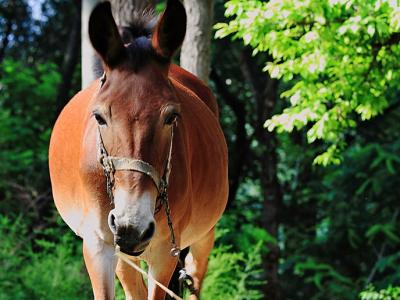
#> input picture Dataset/10flower/01-14.jpg, 400 x 300 px
$ python -i c_function.py   (imports and definitions only)   (older library calls are emulated)
#> lines starting #> are read from the running program, lines starting #| are printed output that depends on the picture
#> further down, picture is the input picture: shape (300, 400, 3); mean B, G, R 52.1, 86.5, 79
import os
import cv2
import numpy as np


# [123 lines left out: functions calcCovolution, features, calcSmooth, calcEntropys, calcMeans, calcStds and 2 more, not called in this run]


def sobel(image):
    x = cv2.Sobel(image, cv2.CV_16S, 1, 0)
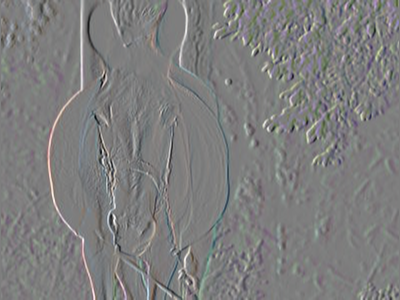
#> x: shape (300, 400, 3) int16; mean B, G, R -0.2, -0.1, 0.1; drawn with min black and max white
    y = cv2.Sobel(image, cv2.CV_16S, 0, 1)
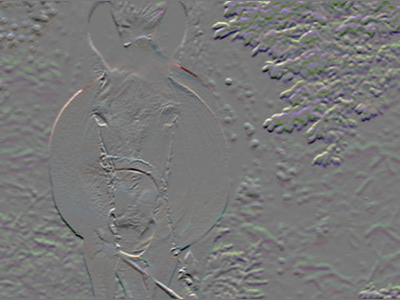
#> y: shape (300, 400, 3) int16; mean B, G, R -1, -0.8, -0.9; drawn with min black and max white
    absX = cv2.convertScaleAbs(x)
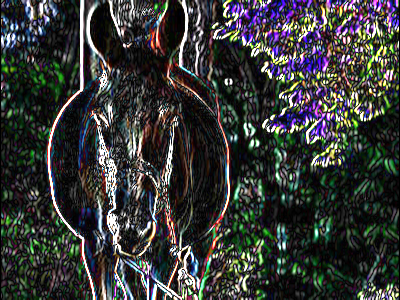
#> absX: shape (300, 400, 3); mean B, G, R 56.7, 58.2, 56.4
    absY = cv2.convertScaleAbs(y)
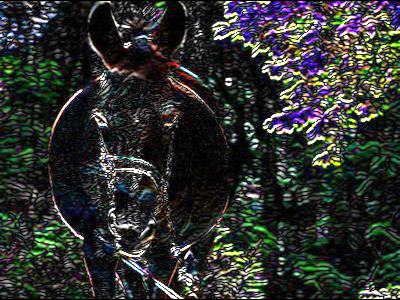
#> absY: shape (300, 400, 3); mean B, G, R 47.5, 50.5, 47.8
    return cv2.addWeighted(absX, 0.5, absY, 0.5, 0)
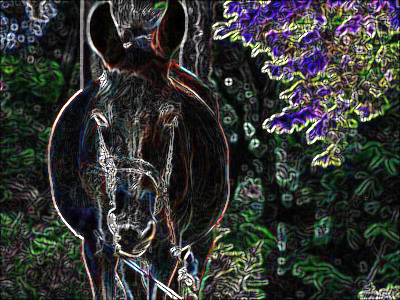
#> returned value: shape (300, 400, 3); mean of channels 0, 1, 2 52.1, 54.4, 52.1; drawn as B, G, R

>>> import cv2
>>> picture = cv2.imread('Dataset/10flower/01-14.jpg')
>>> result = sobel(picture)

$ run again, on Dataset/10flower/01-19.jpg
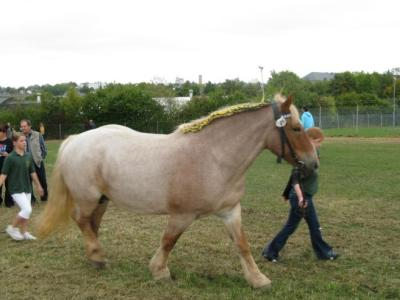
#> input picture Dataset/10flower/01-19.jpg, 400 x 300 px
#> picture is the input picture: shape (300, 400, 3); mean B, G, R 125.3, 147.5, 148.8
#> in sobel, `y = cv2.Sobel(image, cv2.CV_16S, 0, 1)`:
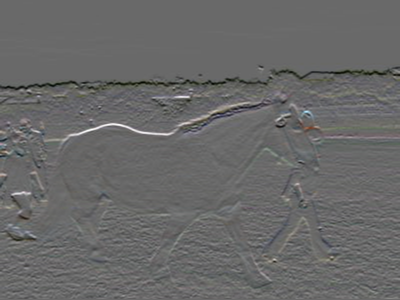
#> y: shape (300, 400, 3) int16; mean B, G, R -5.1, -4, -4.1; drawn with min black and max white
#> in sobel, `return cv2.addWeighted(absX, 0.5, absY, 0.5, 0)`:
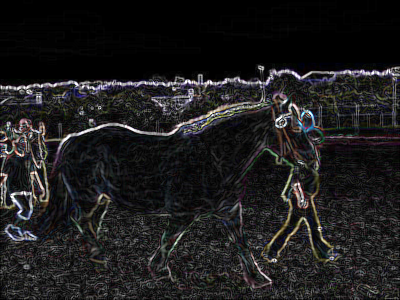
#> returned value: shape (300, 400, 3); mean of channels 0, 1, 2 30.1, 29.6, 30.3; drawn as B, G, R
